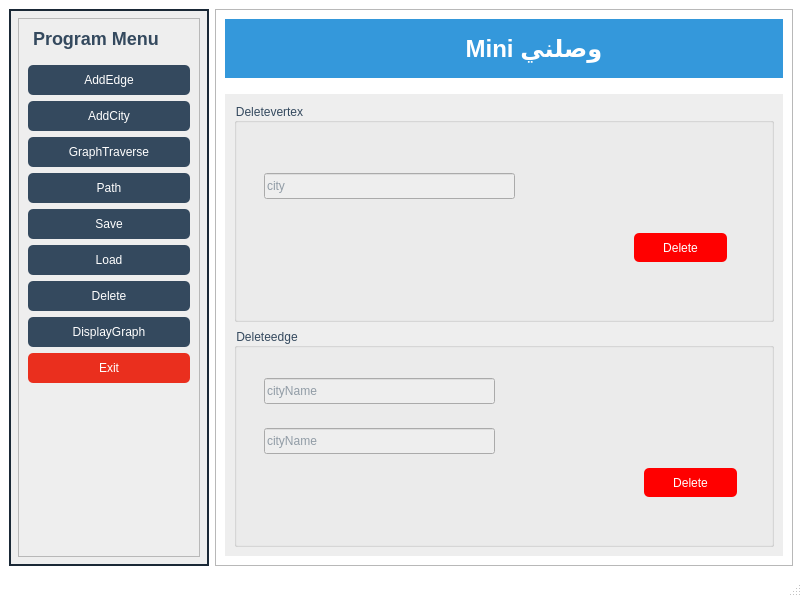
<?xml version="1.0" encoding="UTF-8"?>
<ui version="4.0">
 <class>MainWindow</class>
 <widget class="QMainWindow" name="MainWindow">
  <property name="geometry">
   <rect>
    <x>0</x>
    <y>0</y>
    <width>802</width>
    <height>597</height>
   </rect>
  </property>
  <property name="windowTitle">
   <string>MainWindow</string>
  </property>
  <property name="styleSheet">
   <string notr="true">QPushButton {
    background-color: #34495e;
    color: #ffffff;
    border-radius: 5px;
    padding: 8px;
    text-align: center;
}
QPushButton:hover {
    background-color: #4a657d;
}
QWidget#sidebarWidget {
  

	background-color: rgb(238, 238, 238);
    border: 2px solid #1a2836;}
QLabel {

     color: #34495e;
     font-size: 18px;
     font-weight: bold;
     text-align: center;
     margin-bottom: 10px;
}
QMainWindow {
    background-color: white;
}

#leftPanel {
    background-color: #2c3e50;
}

#headerLabel {
    background-color: #3498db;
    color: white;
}
</string>
  </property>
  <widget class="QWidget" name="centralwidget">
   <layout class="QHBoxLayout" name="horizontalLayout">
    <item>
     <widget class="QWidget" name="sidebarWidget" native="true">
      <property name="sizePolicy">
       <sizepolicy hsizetype="Fixed" vsizetype="Preferred">
        <horstretch>0</horstretch>
        <verstretch>0</verstretch>
       </sizepolicy>
      </property>
      <property name="minimumSize">
       <size>
        <width>200</width>
        <height>0</height>
       </size>
      </property>
      <property name="maximumSize">
       <size>
        <width>200</width>
        <height>16777215</height>
       </size>
      </property>
      <layout class="QVBoxLayout" name="verticalLayout">
       <item>
        <widget class="QFrame" name="frame">
         <property name="frameShape">
          <enum>QFrame::Shape::StyledPanel</enum>
         </property>
         <property name="frameShadow">
          <enum>QFrame::Shadow::Plain</enum>
         </property>
         <layout class="QVBoxLayout" name="verticalLayout_2">
          <item>
           <widget class="QLabel" name="sidebarTitleLabel">
            <property name="text">
             <string>Program Menu</string>
            </property>
           </widget>
          </item>
          <item>
           <widget class="QPushButton" name="addEdgeButton">
            <property name="text">
             <string>AddEdge</string>
            </property>
           </widget>
          </item>
          <item>
           <widget class="QPushButton" name="addCityButton">
            <property name="text">
             <string>AddCity</string>
            </property>
           </widget>
          </item>
          <item>
           <widget class="QPushButton" name="graphTraverseButton">
            <property name="text">
             <string>GraphTraverse</string>
            </property>
           </widget>
          </item>
          <item>
           <widget class="QPushButton" name="shortestButton">
            <property name="text">
             <string>Path</string>
            </property>
           </widget>
          </item>
          <item>
           <widget class="QPushButton" name="saveButton">
            <property name="minimumSize">
             <size>
              <width>100</width>
              <height>0</height>
             </size>
            </property>
            <property name="text">
             <string>Save</string>
            </property>
           </widget>
          </item>
          <item>
           <widget class="QPushButton" name="loadButton">
            <property name="text">
             <string>Load</string>
            </property>
           </widget>
          </item>
          <item>
           <widget class="QPushButton" name="deleteButton">
            <property name="text">
             <string>Delete</string>
            </property>
           </widget>
          </item>
          <item>
           <widget class="QPushButton" name="displayButton">
            <property name="text">
             <string>DisplayGraph</string>
            </property>
           </widget>
          </item>
          <item>
           <widget class="QPushButton" name="exitButton">
            <property name="styleSheet">
             <string notr="true">background-color: rgb(234, 47, 30);</string>
            </property>
            <property name="text">
             <string>Exit</string>
            </property>
           </widget>
          </item>
          <item>
           <spacer name="verticalSpacer">
            <property name="orientation">
             <enum>Qt::Orientation::Vertical</enum>
            </property>
            <property name="sizeType">
             <enum>QSizePolicy::Policy::Expanding</enum>
            </property>
            <property name="sizeHint" stdset="0">
             <size>
              <width>20</width>
              <height>40</height>
             </size>
            </property>
           </spacer>
          </item>
         </layout>
        </widget>
       </item>
      </layout>
     </widget>
    </item>
    <item>
     <widget class="QFrame" name="frame_2">
      <property name="frameShape">
       <enum>QFrame::Shape::StyledPanel</enum>
      </property>
      <property name="frameShadow">
       <enum>QFrame::Shadow::Raised</enum>
      </property>
      <layout class="QVBoxLayout" name="verticalLayout_3">
       <item>
        <widget class="QLabel" name="label">
         <property name="styleSheet">
          <string notr="true">background-color: #3498db; color: white; font-size: 24px; font-weight: bold; padding: 15px;
</string>
         </property>
         <property name="text">
          <string>          Mini وصلني </string>
         </property>
         <property name="alignment">
          <set>Qt::AlignmentFlag::AlignCenter</set>
         </property>
        </widget>
       </item>
       <item>
        <widget class="QStackedWidget" name="stackedWidget">
         <property name="styleSheet">
          <string notr="true">color: #34495e;
background-color: rgb(238, 238, 238);</string>
         </property>
         <property name="currentIndex">
          <number>6</number>
         </property>
         <widget class="QWidget" name="page">
          <layout class="QVBoxLayout" name="verticalLayout_5">
           <item>
            <widget class="QGroupBox" name="groupBox_2">
             <property name="styleSheet">
              <string notr="true">color: #34495e;
background-color: rgb(238, 238, 238);</string>
             </property>
             <property name="title">
              <string>Add Edge</string>
             </property>
             <widget class="QLabel" name="label_2">
              <property name="geometry">
               <rect>
                <x>10</x>
                <y>50</y>
                <width>101</width>
                <height>31</height>
               </rect>
              </property>
              <property name="text">
               <string>First City:</string>
              </property>
             </widget>
             <widget class="QLineEdit" name="frcityEdit">
              <property name="geometry">
               <rect>
                <x>20</x>
                <y>90</y>
                <width>411</width>
                <height>31</height>
               </rect>
              </property>
              <property name="text">
               <string/>
              </property>
              <property name="placeholderText">
               <string>Cairo</string>
              </property>
             </widget>
             <widget class="QLabel" name="label_3">
              <property name="geometry">
               <rect>
                <x>10</x>
                <y>140</y>
                <width>111</width>
                <height>31</height>
               </rect>
              </property>
              <property name="text">
               <string>Secod City:</string>
              </property>
             </widget>
             <widget class="QLineEdit" name="secityEdit">
              <property name="geometry">
               <rect>
                <x>20</x>
                <y>180</y>
                <width>411</width>
                <height>31</height>
               </rect>
              </property>
              <property name="text">
               <string/>
              </property>
              <property name="placeholderText">
               <string>Alex</string>
              </property>
             </widget>
             <widget class="QPushButton" name="edgeButton">
              <property name="geometry">
               <rect>
                <x>400</x>
                <y>350</y>
                <width>93</width>
                <height>29</height>
               </rect>
              </property>
              <property name="styleSheet">
               <string notr="true"> background-color: #34495e;
    color: #ffffff;
    border-radius: 5px;
    padding: 8px;
    text-align: center;</string>
              </property>
              <property name="text">
               <string>Add</string>
              </property>
             </widget>
             <widget class="QLabel" name="label_4">
              <property name="geometry">
               <rect>
                <x>10</x>
                <y>230</y>
                <width>101</width>
                <height>31</height>
               </rect>
              </property>
              <property name="text">
               <string>Distance:</string>
              </property>
             </widget>
             <widget class="QLineEdit" name="distanceEdit">
              <property name="geometry">
               <rect>
                <x>20</x>
                <y>270</y>
                <width>411</width>
                <height>31</height>
               </rect>
              </property>
              <property name="text">
               <string/>
              </property>
              <property name="placeholderText">
               <string>100</string>
              </property>
             </widget>
            </widget>
           </item>
          </layout>
         </widget>
         <widget class="QWidget" name="page_2">
          <layout class="QVBoxLayout" name="verticalLayout_4">
           <item>
            <widget class="QGroupBox" name="groupBox">
             <property name="styleSheet">
              <string notr="true">color: #34495e;
background-color: rgb(238, 238, 238);</string>
             </property>
             <property name="title">
              <string>Add City</string>
             </property>
             <widget class="QLineEdit" name="cityEdit">
              <property name="geometry">
               <rect>
                <x>22</x>
                <y>80</y>
                <width>301</width>
                <height>26</height>
               </rect>
              </property>
              <property name="placeholderText">
               <string>Cairo</string>
              </property>
             </widget>
             <widget class="QPushButton" name="cityButton">
              <property name="geometry">
               <rect>
                <x>340</x>
                <y>330</y>
                <width>154</width>
                <height>36</height>
               </rect>
              </property>
              <property name="minimumSize">
               <size>
                <width>100</width>
                <height>0</height>
               </size>
              </property>
              <property name="styleSheet">
               <string notr="true"> background-color: #34495e;
    color: #ffffff;
    border-radius: 5px;
    padding: 8px;
    text-align: center;
</string>
              </property>
              <property name="text">
               <string>Add</string>
              </property>
             </widget>
            </widget>
           </item>
          </layout>
         </widget>
         <widget class="QWidget" name="page_3">
          <layout class="QVBoxLayout" name="verticalLayout_6">
           <item>
            <widget class="QGroupBox" name="groupBox_3">
             <property name="title">
              <string>Traversal</string>
             </property>
             <layout class="QVBoxLayout" name="verticalLayout_7">
              <item>
               <widget class="QLabel" name="label_5">
                <property name="text">
                 <string>StartCity:</string>
                </property>
               </widget>
              </item>
              <item>
               <widget class="QComboBox" name="startBox"/>
              </item>
              <item>
               <widget class="QFrame" name="frame_3">
                <property name="frameShape">
                 <enum>QFrame::Shape::StyledPanel</enum>
                </property>
                <property name="frameShadow">
                 <enum>QFrame::Shadow::Raised</enum>
                </property>
                <layout class="QHBoxLayout" name="horizontalLayout_2">
                 <item>
                  <widget class="QRadioButton" name="bfsButton">
                   <property name="text">
                    <string>BFS</string>
                   </property>
                  </widget>
                 </item>
                 <item>
                  <widget class="QRadioButton" name="dfsButton">
                   <property name="text">
                    <string>DFS</string>
                   </property>
                  </widget>
                 </item>
                </layout>
               </widget>
              </item>
              <item>
               <widget class="QPushButton" name="traverseButton">
                <property name="minimumSize">
                 <size>
                  <width>150</width>
                  <height>0</height>
                 </size>
                </property>
                <property name="maximumSize">
                 <size>
                  <width>150</width>
                  <height>16777215</height>
                 </size>
                </property>
                <property name="styleSheet">
                 <string notr="true"> background-color: #34495e;
    color: #ffffff;
    border-radius: 5px;
    padding: 8px;
    text-align: center;
</string>
                </property>
                <property name="text">
                 <string>Traverse</string>
                </property>
               </widget>
              </item>
              <item>
               <widget class="QTextEdit" name="resultTraverse">
                <property name="styleSheet">
                 <string notr="true">visibile:none</string>
                </property>
                <property name="readOnly">
                 <bool>true</bool>
                </property>
               </widget>
              </item>
             </layout>
            </widget>
           </item>
          </layout>
         </widget>
         <widget class="QWidget" name="page_4">
          <layout class="QVBoxLayout" name="verticalLayout_8">
           <item>
            <widget class="QGroupBox" name="groupBox_4">
             <property name="title">
              <string>Explore your path</string>
             </property>
             <layout class="QGridLayout" name="gridLayout">
              <item row="0" column="2">
               <spacer name="horizontalSpacer_2">
                <property name="orientation">
                 <enum>Qt::Orientation::Horizontal</enum>
                </property>
                <property name="sizeType">
                 <enum>QSizePolicy::Policy::Fixed</enum>
                </property>
                <property name="sizeHint" stdset="0">
                 <size>
                  <width>148</width>
                  <height>38</height>
                 </size>
                </property>
               </spacer>
              </item>
              <item row="1" column="0">
               <widget class="QLabel" name="label_7">
                <property name="text">
                 <string>Destination city:</string>
                </property>
               </widget>
              </item>
              <item row="1" column="2">
               <spacer name="horizontalSpacer_3">
                <property name="orientation">
                 <enum>Qt::Orientation::Horizontal</enum>
                </property>
                <property name="sizeType">
                 <enum>QSizePolicy::Policy::Fixed</enum>
                </property>
                <property name="sizeHint" stdset="0">
                 <size>
                  <width>148</width>
                  <height>38</height>
                 </size>
                </property>
               </spacer>
              </item>
              <item row="4" column="0" colspan="3">
               <widget class="QTextEdit" name="resultShortest"/>
              </item>
              <item row="0" column="0">
               <widget class="QLabel" name="label_6">
                <property name="text">
                 <string>Source city:</string>
                </property>
               </widget>
              </item>
              <item row="0" column="1">
               <widget class="QComboBox" name="sourceBox"/>
              </item>
              <item row="1" column="1">
               <widget class="QComboBox" name="destinationBox"/>
              </item>
              <item row="3" column="0">
               <widget class="QPushButton" name="findButton">
                <property name="styleSheet">
                 <string notr="true"> background-color: #34495e;
    color: #ffffff;
    border-radius: 5px;
    padding: 8px;
    text-align: center;
</string>
                </property>
                <property name="text">
                 <string>Find path</string>
                </property>
               </widget>
              </item>
              <item row="2" column="0">
               <widget class="QRadioButton" name="shortradioButton">
                <property name="text">
                 <string>Shortest path</string>
                </property>
               </widget>
              </item>
              <item row="2" column="1">
               <widget class="QRadioButton" name="cheapradioButton">
                <property name="text">
                 <string>cheapest path</string>
                </property>
               </widget>
              </item>
             </layout>
            </widget>
           </item>
          </layout>
         </widget>
         <widget class="QWidget" name="page_5">
          <layout class="QVBoxLayout" name="verticalLayout_10">
           <item>
            <widget class="QWidget" name="widget" native="true">
             <layout class="QVBoxLayout" name="verticalLayout_11">
              <item>
               <widget class="QPlainTextEdit" name="loadResultText"/>
              </item>
             </layout>
            </widget>
           </item>
          </layout>
         </widget>
         <widget class="QWidget" name="page_6">
          <property name="styleSheet">
           <string notr="true"/>
          </property>
          <layout class="QVBoxLayout" name="verticalLayout_9">
           <item>
            <widget class="QLabel" name="label_8">
             <property name="text">
              <string/>
             </property>
             <property name="pixmap">
              <pixmap resource="resource.qrc">:/icons/main.png</pixmap>
             </property>
             <property name="scaledContents">
              <bool>true</bool>
             </property>
            </widget>
           </item>
          </layout>
         </widget>
         <widget class="QWidget" name="page_7">
          <layout class="QVBoxLayout" name="verticalLayout_12">
           <item>
            <widget class="QGroupBox" name="groupBox_5">
             <property name="title">
              <string>Deletevertex</string>
             </property>
             <widget class="QLineEdit" name="deleteVertexInput">
              <property name="geometry">
               <rect>
                <x>30</x>
                <y>70</y>
                <width>251</width>
                <height>26</height>
               </rect>
              </property>
              <property name="placeholderText">
               <string>city  </string>
              </property>
             </widget>
             <widget class="QPushButton" name="deletevertexButton">
              <property name="geometry">
               <rect>
                <x>400</x>
                <y>130</y>
                <width>93</width>
                <height>29</height>
               </rect>
              </property>
              <property name="styleSheet">
               <string notr="true">background-color: rgb(255, 0, 0);
    color: #ffffff;
    border-radius: 5px;
    padding: 8px;
    text-align: center;</string>
              </property>
              <property name="text">
               <string>Delete</string>
              </property>
             </widget>
            </widget>
           </item>
           <item>
            <widget class="QGroupBox" name="groupBox_6">
             <property name="title">
              <string>Deleteedge</string>
             </property>
             <widget class="QLineEdit" name="deleteEdgeV1Input">
              <property name="geometry">
               <rect>
                <x>30</x>
                <y>50</y>
                <width>231</width>
                <height>26</height>
               </rect>
              </property>
              <property name="placeholderText">
               <string>cityName</string>
              </property>
             </widget>
             <widget class="QLineEdit" name="deleteEdgeV2Input">
              <property name="geometry">
               <rect>
                <x>30</x>
                <y>100</y>
                <width>231</width>
                <height>26</height>
               </rect>
              </property>
              <property name="placeholderText">
               <string>cityName</string>
              </property>
             </widget>
             <widget class="QPushButton" name="deleteedgeButton">
              <property name="geometry">
               <rect>
                <x>410</x>
                <y>140</y>
                <width>93</width>
                <height>29</height>
               </rect>
              </property>
              <property name="styleSheet">
               <string notr="true">background-color: rgb(255, 0, 0);
    color: #ffffff;
    border-radius: 5px;
    padding: 8px;
    text-align: center;</string>
              </property>
              <property name="text">
               <string>Delete</string>
              </property>
             </widget>
            </widget>
           </item>
          </layout>
         </widget>
         <widget class="QWidget" name="page_8">
          <layout class="QVBoxLayout" name="verticalLayout_13">
           <item>
            <widget class="QGroupBox" name="groupBox_7">
             <property name="title">
              <string>Displaygraph</string>
             </property>
             <layout class="QVBoxLayout" name="verticalLayout_14">
              <item>
               <widget class="QTextEdit" name="graphDisplayTextEdit"/>
              </item>
             </layout>
            </widget>
           </item>
          </layout>
         </widget>
         <widget class="QWidget" name="page_9">
          <layout class="QVBoxLayout" name="verticalLayout_15">
           <item>
            <widget class="QTextEdit" name="loadEdit"/>
           </item>
          </layout>
         </widget>
        </widget>
       </item>
      </layout>
     </widget>
    </item>
   </layout>
  </widget>
  <widget class="QMenuBar" name="menubar">
   <property name="geometry">
    <rect>
     <x>0</x>
     <y>0</y>
     <width>802</width>
     <height>26</height>
    </rect>
   </property>
  </widget>
  <widget class="QStatusBar" name="statusbar"/>
 </widget>
 <resources>
  <include location="resource.qrc"/>
 </resources>
 <connections/>
</ui>
